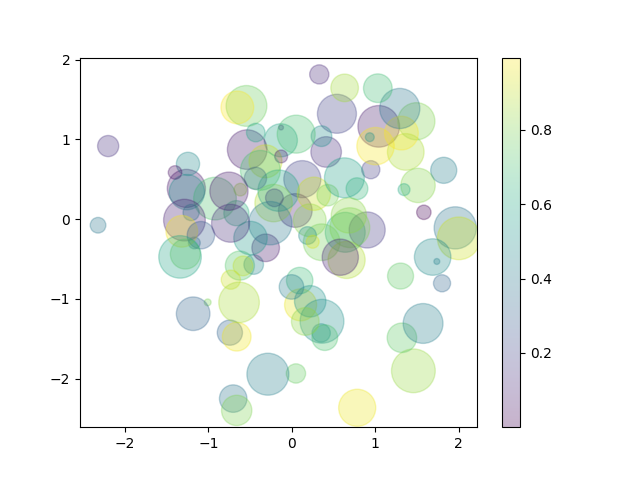

This figure's Python source:
import matplotlib.pyplot as plt
import numpy as np
from sklearn.datasets import load_iris

plt.style.use('seaborn-v0_8-pastel')

# Generate data points
rng = np.random.default_rng(0)
x = rng.normal(size=100)
y = rng.normal(size=100)
colors = rng.random(100)
sizes = 1000 * rng.random(100)

# Scatterplot function
# alpha sets the opacity of the point
plt.scatter(x, y, c=colors, s=sizes, alpha=0.3)
plt.colorbar() # show color scale

# Save figure
plt.savefig('scatterplot.png')
plt.close()

# Scatterplot from Iris data
iris = load_iris()
features = iris.data.T # Transposes data (switch r & c)
plt.scatter(features[0], features[1], alpha=0.4, s=100*features[3], c=iris.target, cmap = 'viridis')
plt.xlabel(iris.feature_names[0])
plt.ylabel(iris.feature_names[1])
plt.savefig('iris-scatter.png')

# 4 different properties observed!
# 1. length (position on x axis)
# 2. width (position on y axis)
# 3. petal width (dot size)
# 4. species (color)